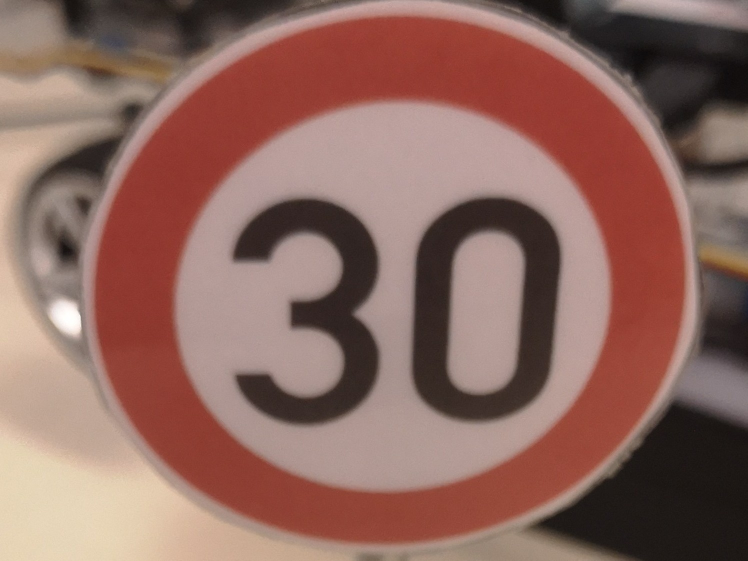
#> input picture train/train_data/30/102.jpg, 1495 x 1121 px (shown at 1/2 size)
$ python -i shape_number_detect.py   (imports and definitions only)   (Python 2 division)   (older library calls are emulated)
#> lines starting #> are read from the running program, lines starting #| are printed output that depends on the picture; after the words box and inside, x2 and y2 are one past the last pixel; in counts of white or black regions, pixels touching at a corner belong together
### detect_images/image_process.py
#!/usr/bin/env python2
# -*- coding: utf-8 -*-
"""
image preprocessing:

color segmentation
ROI extraction
HOG feature of ROIs

"""

import cv2
import numpy as np
import matplotlib.pyplot as plt

from skimage.feature import hog


#red, yellow color segmentation
def color_segmentation(rgb):

    hsvIm =cv2.cvtColor(rgb,cv2.COLOR_RGB2HSV)
#> hsvIm: shape (300, 400, 3); mean H, S, V 11.1, 83.7, 141.7

    h, s, v = cv2.split(hsvIm)
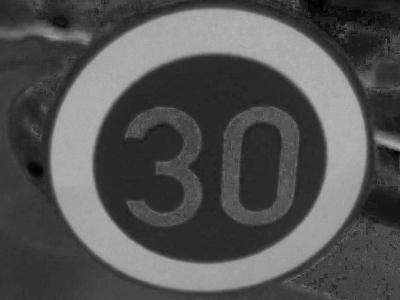
#> s: shape (300, 400); min 0, max 181, mean 83.7
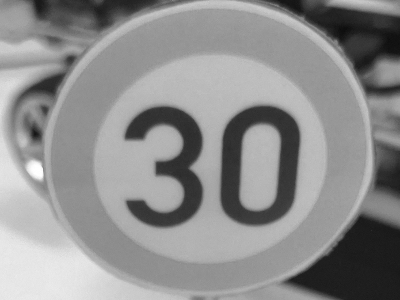
#> v: shape (300, 400); min 12, max 255, mean 141.7

    if np.mean(v) >= 100:
        brightness = 100
    else:
        brightness = 70
    hsvIm = cv2.merge((h, s, v))

#  red color segmentation
    low_red = np.array([0,100,brightness])
    high_red = np.array([8,255,255])
    maskRed1 = cv2.inRange(hsvIm,low_red,high_red)
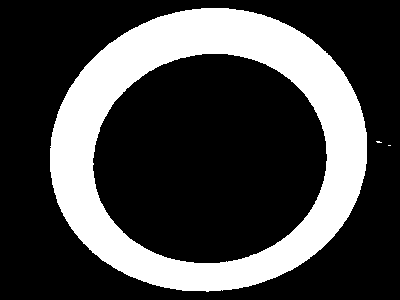
#> maskRed1: shape (300, 400); 27.1% white; 3 white regions (2 under 20 px), largest, box (x1, y1, x2, y2) and area: (50, 8, 367, 292) 32484

    lower_red = np.array([158,75,brightness])
    upper_red = np.array([179,255,255])
    maskRed2 = cv2.inRange(hsvIm, lower_red, upper_red)
#> maskRed2: shape (300, 400); every value is 0

    maskRed = maskRed1+maskRed2

#   yellow color segmentation
    low_yellow = np.array([8,90,90])
    high_yellow = np.array([38,235,250])
    maskYellow = cv2.inRange(hsvIm,low_yellow,high_yellow)
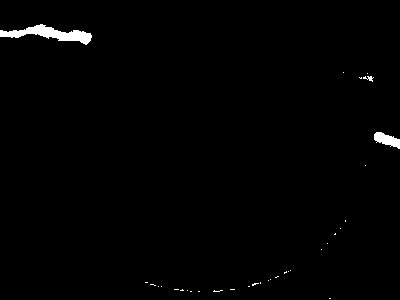
#> maskYellow: shape (300, 400); 0.98% white; 33 white regions (30 under 20 px), largest, box (x1, y1, x2, y2) and area: (0, 24, 92, 45) 802, (374, 132, 400, 149) 253, (363, 76, 374, 82) 31

#    show segmentation results
#    fig, (ax1, ax2) = plt.subplots(1, 2, figsize=(8, 4), sharex=True, sharey=True)
#
#    ax1.axis('off')
#    ax1.imshow(maskRed)
#    ax1.set_title('Red Segmentation')
#
#    ax2.axis('off')
#    ax2.imshow(maskYellow)
#    ax2.set_title('Yellow Segmentation')
#    plt.show()


#

    return (maskRed,maskYellow)


#filter and extract aROIs
def get_roi(image, rgb, color):


#> called with color = 1
    gray = cv2.cvtColor(rgb,cv2.COLOR_RGB2GRAY)

    _, _, stats, _ = cv2.connectedComponentsWithStats(image, connectivity =8 )
#> stats = [[0, 0, 400, 300, 87504], [50, 8, 317, 284, 32484], [376, 141, 6, 2, 9], [388, 145, 3, 1, 3]]

#   remove background
    stats = np.delete(stats,0,0)
#> stats = [[50, 8, 317, 284, 32484], [376, 141, 6, 2, 9], [388, 145, 3, 1, 3]]

    sizes = stats[:,-1]
#> sizes = [32484, 9, 3]
    roiList = []
    statsList = []

#define min size for red and yellow rois
    if color == 1:
        min_size =25
        min_length = 20

    elif color == 2:
        min_size =10
        min_length = 9

#   remove ROIs that are too small
    sizes = (np.where(sizes >= min_size))[0]
#> sizes = [0]

    for roi in sizes:

#        cutWidth = 0
        if (stats[roi] >= 0).all() == True :

                height = stats[roi,cv2.CC_STAT_HEIGHT]
                width = stats[roi, cv2.CC_STAT_WIDTH]
                proportion = max(height,width)*1.0/min(height,width)

                # checking if height and width have nearly the same length
                if  ( proportion< 1.4) and height > min_length and width > min_length:

                    top = stats[roi,cv2.CC_STAT_TOP]
                    left = stats[roi,cv2.CC_STAT_LEFT]

                    # adding a small border to make sure the whole sign is in the ROI
                    if color == 1:
                        scale_percentage = 10

                    #yellow sign has white border that needs to be included in the ROI
                    elif color == 2:
                        scale_percentage = 50

                    addwidth = stats[roi,cv2.CC_STAT_WIDTH] *scale_percentage // 100
                    addheight = stats[roi, cv2.CC_STAT_HEIGHT] * scale_percentage // 100

                    if top - addheight >= 0:
                        top -= addheight
                    if left -addwidth >=0:
                        left -= addwidth
                    if height+ addheight <= image.shape[0]:
                        height += addheight
                    if width+ addwidth <= image.shape[1]:
                        width += addwidth

                    #extract ROIs
                    roiIm = np.uint8(image[top:stats[roi,cv2.CC_STAT_TOP]+height, left:stats[roi,cv2.CC_STAT_LEFT]+width])
                    grayroi = np.uint8(gray[top:stats[roi,cv2.CC_STAT_TOP]+height, left:stats[roi,cv2.CC_STAT_LEFT]+width])


                    #remove background
                    if color == 1:
                        h,w = roiIm.shape[:2]
                        mask = np.zeros((h+2,w+2), np.uint8)
                        cond =roiIm>100

                        cv2.floodFill(roiIm,mask, (0+addheight,0+addwidth), 100)

                        pixels =  np.where(cond, grayroi, roiIm)
                        pixels = np.where(pixels<100, grayroi, pixels)
                        roiList.append(pixels)
                    else:
                        roiList.append(roiIm)

                    statsList.append([left, top ,stats[roi,cv2.CC_STAT_LEFT] + width, stats[roi,cv2.CC_STAT_TOP] + height])
#> this loop made 1 pass
#> (height, width, proportion, top, left, scale_percentage, addwidth, addheight) on pass 1: (284, 348, 1.12, 8, 19, 10, 31, 28)
#> pass 1, in get_roi, `grayroi = np.uint8(gray[top:stats[roi,cv2.CC_STAT_TOP]+height, left:st..`:
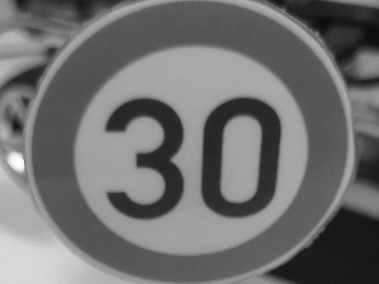
#> grayroi: shape (284, 379); min 11, max 255, mean 111.3
#> after the loop:
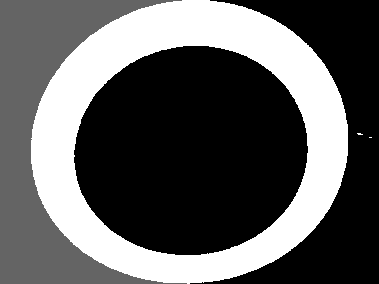
#> roiIm: shape (284, 379); min 0, max 255, mean 94.2
#> after the loop, roiList = 1 item; statsList = [[19, 8, 398, 292]]

    return statsList,roiList

# compute histogram of oriented gradients
def hogFeature(roi, size, orientation, pixels, cells, norm):

    gray = cv2.resize(roi,size)
    fd, hog_image = hog(gray, orientations=orientation, pixels_per_cell=pixels,
                        cells_per_block=cells, block_norm= norm, visualize=True, transform_sqrt=False, feature_vector= True,  multichannel=False)

# [13 lines of commented-out code are left out]

    return fd

### detect_images/shape_number_detect.py
#!/usr/bin/env python2
# -*- coding: utf-8 -*-
"""
traffic sign detection system for model cars
using support vector machines and the histogram of oriented gradients
"""

import cv2
import os
import image_process
import numpy as np
import matplotlib.pyplot as plt
import time
from validate import valid, return_validation
from sklearn.metrics import confusion_matrix, balanced_accuracy_score, f1_score, accuracy_score, precision_score, recall_score

import sys

categories = ["nosign", "30", "50", "60", "stop", "priority", "yield" ]
dic_shapes = { "nosign": 0, "30": 1, "50": 2, "60": 3, "stop": 4, "priority": 5, "yield": 6}


def detect(rgb):
#   for validation
    predictList = []
    featureList = []
    index = 0

    rgb = cv2.resize(rgb,(400,300))

    gray = cv2.cvtColor(rgb,cv2.COLOR_RGB2GRAY)

    #red, yellow segmentation
    segIm = image_process.color_segmentation(rgb)

#   filtering ROIs
    statsListR,roiListR = image_process.get_roi(segIm[0],rgb, 1)
#> statsListR = [[19, 8, 398, 292]]; roiListR = 1 item

    statsListY,roiListY = image_process.get_roi(segIm[1],rgb, 2)
#> in get_roi (call 2), `_, _, stats, _ = cv2.connectedComponentsWithStats(image, connectivity ..`: stats = 34 rows, first 6: [0, 0, 400, 300, 118827], [0, 24, 92, 21, 802], [343, 72, 1, 1, 1], [367, 73, 1, 1, 1], [359, 77, 3, 2, 4], [363, 76, 11, 6, 31]
#> in get_roi (call 2), `stats = np.delete(stats,0,0)`: stats = 33 rows, first 6: [0, 24, 92, 21, 802], [343, 72, 1, 1, 1], [367, 73, 1, 1, 1], [359, 77, 3, 2, 4], [363, 76, 11, 6, 31], [374, 132, 26, 17, 253]
#> the loop in get_roi (call 2), `for roi in sizes:` made 5 passes
#> (roi, height, width, proportion) on passes 2 to 5: (4, 6, 11, 1.83), (5, 17, 26, 1.53), (19, 3, 7, 2.33), (31, 2, 10, 5)
#> (height, width, proportion) on pass 1: (21, 92, 4.38)
#> statsListY = []; roiListY = []

    statsList = statsListR + statsListY
#> statsList = [[19, 8, 398, 292]]
    roiList = roiListR + roiListY
#> roiList = 1 item


##  HOG feature of shape
    if len(roiList) > 0:
        for idx, roi in enumerate(roiList):

            feature = image_process.hogFeature(roi,(60,60), 9,(8,8), (2,2), 'L2')

            if feature is not None:
                featureList.append(feature)
#> this loop made 1 pass
#> pass 1, in hogFeature, `fd, hog_image = hog(gray, orientations=orientation, pixels_per_cell=pi..`:
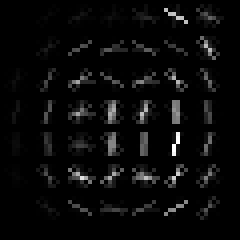
#> hog_image: shape (60, 60) float64 (shown 4 times larger); min 0, max 62.57, mean 2.4; drawn with min black and max white
#> after the loop, featureList = 1 item

#   predict shape and sign
    if len(featureList) > 0:

        featureList = np.float32(featureList)

#> (the run stopped early here; a loop or call above may not have finished)

$ run again, on train/train_data/30/22.jpg
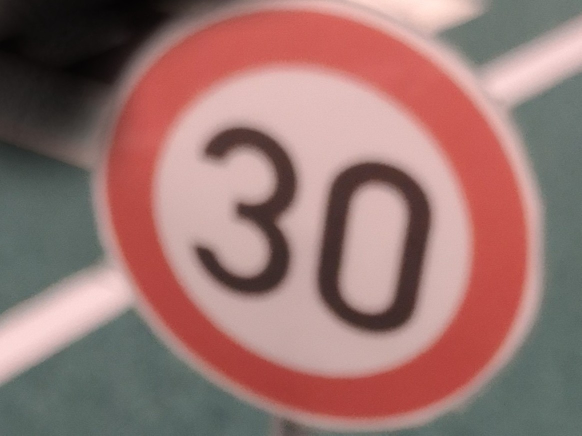
#> input picture train/train_data/30/22.jpg, 1163 x 871 px (shown at 1/2 size)
#> hsvIm: shape (300, 400, 3); mean H, S, V 22.6, 68.9, 155.4
#> maskRed1: shape (300, 400); 22.9% white; 2 white regions (1 under 20 px), largest, box (x1, y1, x2, y2) and area: (73, 6, 364, 290) 27443
#> maskRed2: shape (300, 400); every value is 0
#> maskYellow: shape (300, 400); 0% white in thin lines or dots, all inside (x1, y1, x2, y2) = (226, 138, 227, 139)
#> in get_roi, `_, _, stats, _ = cv2.connectedComponentsWithStats(image, connectivity ..`: stats = [[0, 0, 400, 300, 92556], [73, 6, 291, 284, 27443], [259, 123, 1, 1, 1]]
#> in get_roi, `stats = np.delete(stats,0,0)`: stats = [[73, 6, 291, 284, 27443], [259, 123, 1, 1, 1]]
#> in get_roi, `sizes = stats[:,-1]`: sizes = [27443, 1]
#> in get_roi, `sizes = (np.where(sizes >= min_size))[0]`: sizes = [0]
#> the loop in get_roi, `for roi in sizes:` made 1 pass
#> (height, width, proportion, top, left, scale_percentage, addwidth, addheight) on pass 1: (284, 320, 1.02, 6, 44, 10, 29, 28)
#> after the loop in get_roi, `for roi in sizes:`:
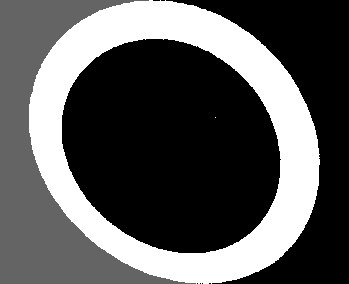
#> roiIm: shape (284, 349); min 0, max 255, mean 88.8
#> after the loop in get_roi, `for roi in sizes:`: roiList = 1 item; statsList = [[44, 6, 393, 290]]
#> roiListR = 1 item
#> statsListY = []
#> in detect, `statsList = statsListR + statsListY`: statsList = [[44, 6, 393, 290]]
#> in detect, `roiList = roiListR + roiListY`: roiList = 1 item
#> the loop in detect, `for idx, roi in enumerate(roiList): ` made 1 pass
#> pass 1, in hogFeature, `fd, hog_image = hog(gray, orientations=orientation, pixels_per_cell=pi..`:
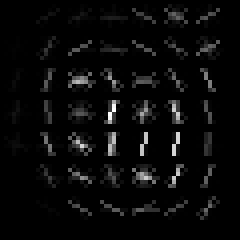
#> hog_image: shape (60, 60) float64 (shown 4 times larger); min 0, max 64.44, mean 2.4; drawn with min black and max white
